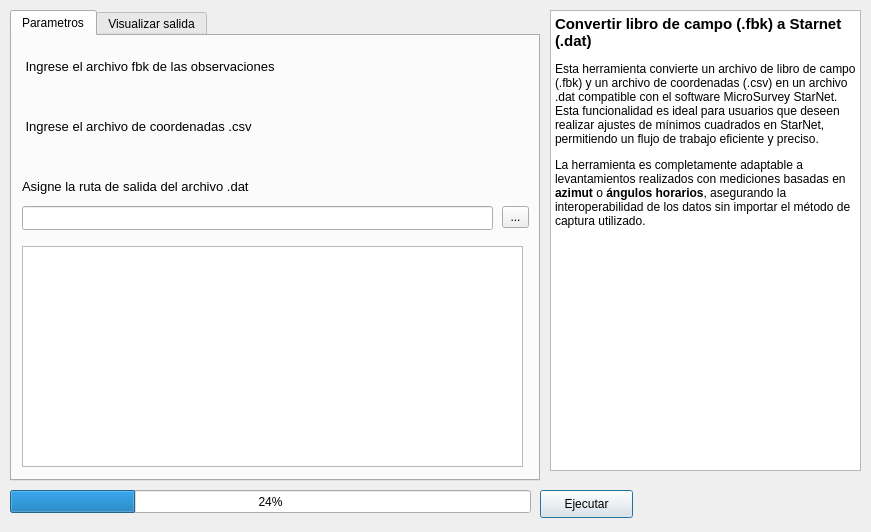
<?xml version="1.0" encoding="UTF-8"?>
<ui version="4.0">
 <class>Dialog</class>
 <widget class="QDialog" name="Dialog">
  <property name="geometry">
   <rect>
    <x>0</x>
    <y>0</y>
    <width>871</width>
    <height>532</height>
   </rect>
  </property>
  <property name="windowTitle">
   <string>Convertir libro de campo (.fbk) a Starnet (.dat)</string>
  </property>
  <widget class="QTabWidget" name="tabWidget_d">
   <property name="geometry">
    <rect>
     <x>10</x>
     <y>10</y>
     <width>530</width>
     <height>471</height>
    </rect>
   </property>
   <property name="layoutDirection">
    <enum>Qt::LeftToRight</enum>
   </property>
   <property name="currentIndex">
    <number>0</number>
   </property>
   <property name="usesScrollButtons">
    <bool>true</bool>
   </property>
   <property name="documentMode">
    <bool>false</bool>
   </property>
   <property name="tabsClosable">
    <bool>false</bool>
   </property>
   <property name="movable">
    <bool>false</bool>
   </property>
   <property name="tabBarAutoHide">
    <bool>false</bool>
   </property>
   <widget class="QWidget" name="tab_6">
    <attribute name="title">
     <string>Parametros</string>
    </attribute>
    <widget class="QLabel" name="label_entrada_d">
     <property name="geometry">
      <rect>
       <x>10</x>
       <y>20</y>
       <width>481</width>
       <height>21</height>
      </rect>
     </property>
     <property name="font">
      <font>
       <pointsize>10</pointsize>
      </font>
     </property>
     <property name="text">
      <string> Ingrese el archivo fbk de las observaciones </string>
     </property>
    </widget>
    <widget class="QgsFileWidget" name="mQgsFileWidget_input_d">
     <property name="geometry">
      <rect>
       <x>10</x>
       <y>50</y>
       <width>501</width>
       <height>24</height>
      </rect>
     </property>
    </widget>
    <widget class="QLabel" name="label_salida_d">
     <property name="geometry">
      <rect>
       <x>10</x>
       <y>140</y>
       <width>311</width>
       <height>21</height>
      </rect>
     </property>
     <property name="font">
      <font>
       <pointsize>10</pointsize>
      </font>
     </property>
     <property name="text">
      <string>Asigne la ruta de salida del archivo .dat</string>
     </property>
    </widget>
    <widget class="QLineEdit" name="lineEdit_salida_d">
     <property name="geometry">
      <rect>
       <x>10</x>
       <y>170</y>
       <width>471</width>
       <height>24</height>
      </rect>
     </property>
    </widget>
    <widget class="QToolButton" name="toolButton_salida_d">
     <property name="geometry">
      <rect>
       <x>490</x>
       <y>170</y>
       <width>27</width>
       <height>22</height>
      </rect>
     </property>
     <property name="text">
      <string>...</string>
     </property>
    </widget>
    <widget class="QTextBrowser" name="textEdit_preview_d">
     <property name="geometry">
      <rect>
       <x>10</x>
       <y>210</y>
       <width>501</width>
       <height>221</height>
      </rect>
     </property>
    </widget>
    <widget class="QgsFileWidget" name="mQgsFileWidget_input_d_2">
     <property name="geometry">
      <rect>
       <x>10</x>
       <y>110</y>
       <width>501</width>
       <height>24</height>
      </rect>
     </property>
    </widget>
    <widget class="QLabel" name="label_entrada_d_2">
     <property name="geometry">
      <rect>
       <x>10</x>
       <y>80</y>
       <width>481</width>
       <height>21</height>
      </rect>
     </property>
     <property name="font">
      <font>
       <pointsize>10</pointsize>
      </font>
     </property>
     <property name="text">
      <string> Ingrese el archivo de coordenadas .csv</string>
     </property>
    </widget>
   </widget>
   <widget class="QWidget" name="tab_7">
    <attribute name="title">
     <string>Visualizar salida</string>
    </attribute>
    <widget class="QTextBrowser" name="textEdit_d_2">
     <property name="geometry">
      <rect>
       <x>10</x>
       <y>10</y>
       <width>501</width>
       <height>421</height>
      </rect>
     </property>
    </widget>
   </widget>
  </widget>
  <widget class="QProgressBar" name="progressBar_d">
   <property name="geometry">
    <rect>
     <x>10</x>
     <y>490</y>
     <width>521</width>
     <height>23</height>
    </rect>
   </property>
   <property name="value">
    <number>24</number>
   </property>
  </widget>
  <widget class="QPushButton" name="processButton_d">
   <property name="geometry">
    <rect>
     <x>540</x>
     <y>490</y>
     <width>93</width>
     <height>28</height>
    </rect>
   </property>
   <property name="text">
    <string>Ejecutar</string>
   </property>
  </widget>
  <widget class="QTextBrowser" name="textBrowser_d_2">
   <property name="geometry">
    <rect>
     <x>550</x>
     <y>10</y>
     <width>311</width>
     <height>461</height>
    </rect>
   </property>
   <property name="html">
    <string>&lt;!DOCTYPE HTML PUBLIC &quot;-//W3C//DTD HTML 4.0//EN&quot; &quot;http://www.w3.org/TR/REC-html40/strict.dtd&quot;&gt;
&lt;html&gt;&lt;head&gt;&lt;meta name=&quot;qrichtext&quot; content=&quot;1&quot; /&gt;&lt;style type=&quot;text/css&quot;&gt;
p, li { white-space: pre-wrap; }
&lt;/style&gt;&lt;/head&gt;&lt;body style=&quot; font-family:'MS Shell Dlg 2'; font-size:7.8pt; font-weight:400; font-style:normal;&quot;&gt;
&lt;p style=&quot; margin-top:0px; margin-bottom:0px; margin-left:0px; margin-right:0px; -qt-block-indent:0; text-indent:0px;&quot;&gt;&lt;span style=&quot; font-size:11pt; font-weight:600;&quot;&gt;Convertir libro de campo (.fbk) a Starnet (.dat)&lt;/span&gt;&lt;/p&gt;
&lt;p style=&quot; margin-top:12px; margin-bottom:12px; margin-left:0px; margin-right:0px; -qt-block-indent:0; text-indent:0px;&quot;&gt;&lt;span style=&quot; font-size:9pt;&quot;&gt;Esta herramienta convierte un archivo de libro de campo (.fbk) y un archivo de coordenadas (.csv) en un archivo .dat compatible con el software MicroSurvey StarNet. Esta funcionalidad es ideal para usuarios que deseen realizar ajustes de mínimos cuadrados en StarNet, permitiendo un flujo de trabajo eficiente y preciso.&lt;/span&gt;&lt;/p&gt;
&lt;p style=&quot; margin-top:12px; margin-bottom:12px; margin-left:0px; margin-right:0px; -qt-block-indent:0; text-indent:0px;&quot;&gt;&lt;span style=&quot; font-size:9pt;&quot;&gt;La herramienta es completamente adaptable a levantamientos realizados con mediciones basadas en &lt;/span&gt;&lt;span style=&quot; font-size:9pt; font-weight:600;&quot;&gt;azimut&lt;/span&gt;&lt;span style=&quot; font-size:9pt;&quot;&gt; o &lt;/span&gt;&lt;span style=&quot; font-size:9pt; font-weight:600;&quot;&gt;ángulos horarios&lt;/span&gt;&lt;span style=&quot; font-size:9pt;&quot;&gt;, asegurando la interoperabilidad de los datos sin importar el método de captura utilizado.&lt;/span&gt;&lt;/p&gt;&lt;/body&gt;&lt;/html&gt;</string>
   </property>
  </widget>
 </widget>
 <customwidgets>
  <customwidget>
   <class>QgsFileWidget</class>
   <extends>QWidget</extends>
   <header>qgsfilewidget.h</header>
  </customwidget>
 </customwidgets>
 <resources/>
 <connections/>
</ui>
